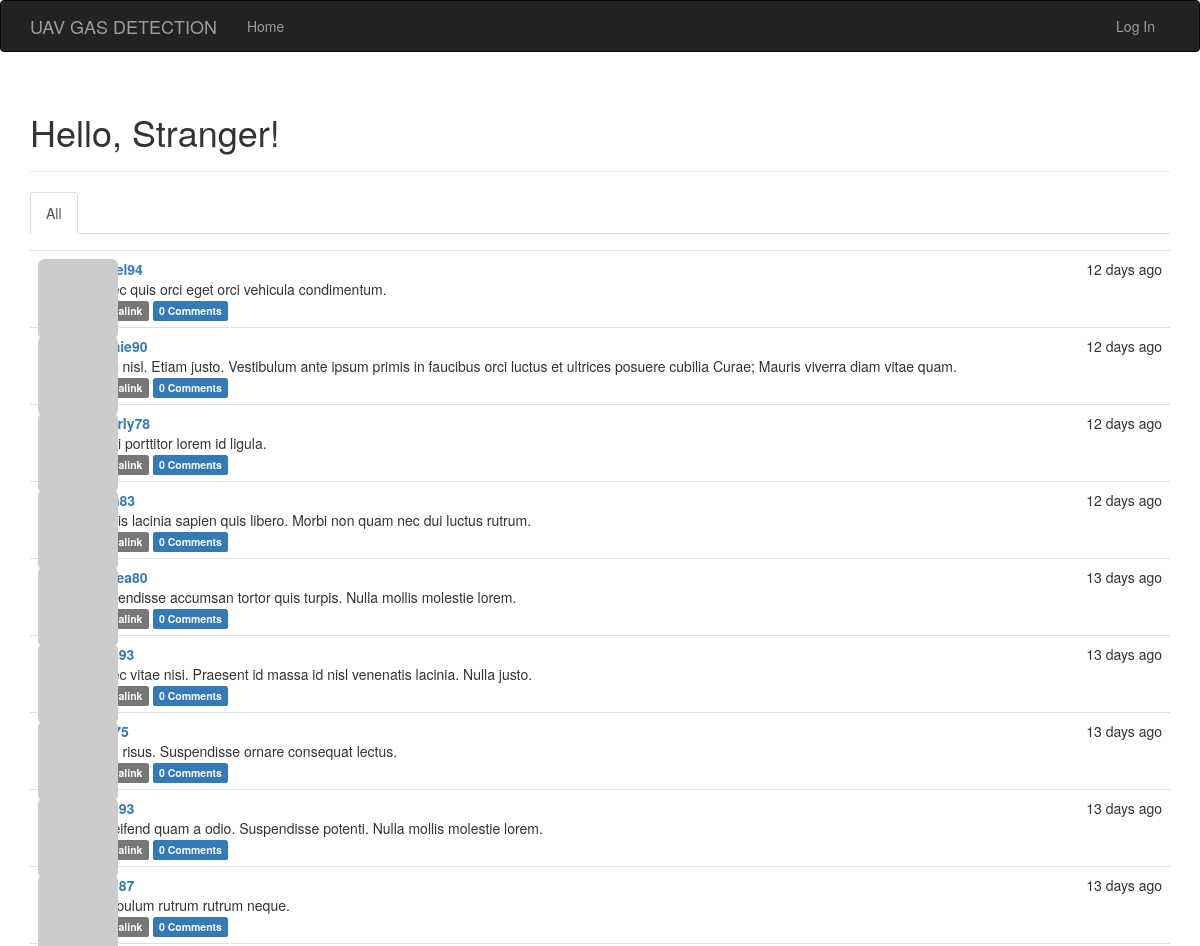
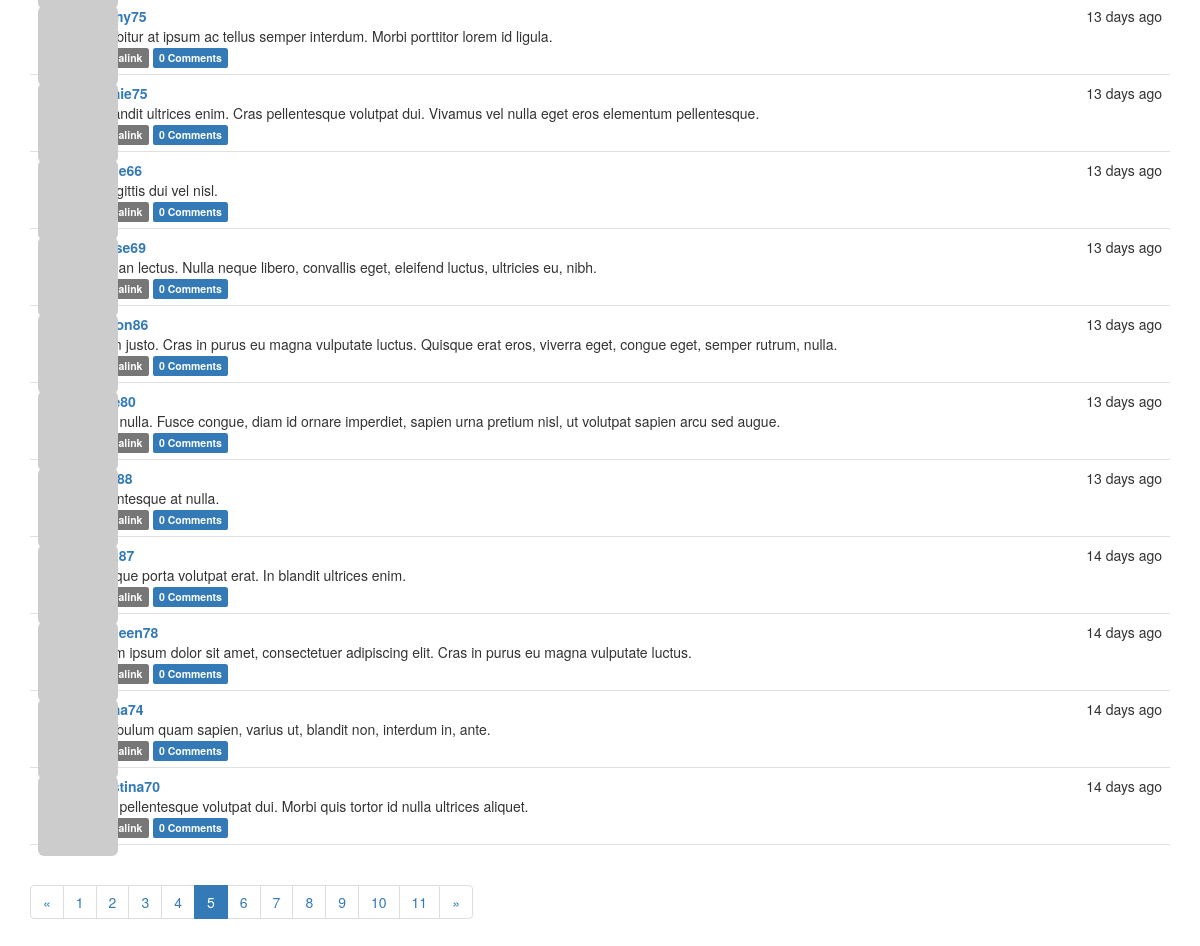
The app's page /?page=5 with its own data (2 pictures, top to bottom).
### app/models.py (models this page shows, shortened)
class Post(db.Model):
    __tablename__ = 'posts'
    id = db.Column(db.Integer, primary_key=True)
    body = db.Column(db.Text)
    body_html = db.Column(db.Text)
    timestamp = db.Column(db.DateTime, index=True, default=datetime.utcnow)
    author_id = db.Column(db.Integer, db.ForeignKey('users.id'))
    comments = db.relationship('Comment', backref='post', lazy='dynamic')

class User(UserMixin,db.Model):
    __tablename__ = 'users'
    id = db.Column(db.Integer,primary_key=True)
    email = db.Column(db.String(64),unique=True,index=True)
    username = db.Column(db.String(64),unique=True,index=True)
    role_id = db.Column(db.Integer,db.ForeignKey('roles.id'))
    password_hash =db.Column(db.String(128))
    confirmed = db.Column(db.Boolean,default=False)
    name = db.Column(db.String(64))
    location = db.Column(db.String(64))
    about_me = db.Column(db.Text())
    member_since = db.Column(db.DateTime(), default=datetime.utcnow)
    last_seen = db.Column(db.DateTime(), default=datetime.utcnow)
    avatar_hash = db.Column(db.String(32))
    posts = db.relationship('Post', backref='author', lazy='dynamic')
    followed = db.relationship('Follow',
                               foreign_keys=[Follow.follower_id],
                               backref=db.backref('follower', lazy='joined'),
                               lazy='dynamic',
                               cascade='all, delete-orphan')
    followers = db.relationship('Follow',
                                foreign_keys=[Follow.followed_id],
                                backref=db.backref('followed', lazy='joined'),
                                lazy='dynamic',
                                cascade='all, delete-orphan')
    comments = db.relationship('Comment', backref='author', lazy='dynamic')
    @property
    def password(self):
        raise AttributeError('password is not a readable attribute')
    def gravatar(self, size=100, default='identicon', rating='g'):
        if request.is_secure:
            url = 'https://secure.gravatar.com/avatar'
        else:
            url = 'http://www.gravatar.com/avatar'
        hash = self.avatar_hash or self.gravatar_hash()
        return '{url}/{hash}?s={size}&d={default}&r={rating}'.format(
            url=url, hash=hash, size=size, default=default, rating=rating)

### app/main/views.py (the view)
@main.route('/', methods=['GET', 'POST'])
def index():
    form = PostForm()
    if current_user.can(Permission.WRITE) and form.validate_on_submit():
        post = Post(body=form.body.data,author=current_user._get_current_object())
        db.session.add(post)
        db.session.commit()
        return redirect(url_for('.index'))
    page = request.args.get('page', 1, type=int)
    show_followed = False
    if current_user.is_authenticated:
        show_followed = bool(request.cookies.get('show_followed', ''))
    if show_followed:
        query = current_user.followed_posts
    else:
        query = Post.query
    pagination = query.order_by(Post.timestamp.desc()).paginate(
        page, per_page=current_app.config['FLASKY_POSTS_PER_PAGE'],
        error_out=False)
    posts = pagination.items
    return render_template('index.html',
            form=form,posts=posts,show_followed=show_followed,pagination=pagination)

### app/auth/views.py (called while the page is built)
@auth.before_app_request
def before_request():
    if current_user.is_authenticated:
        current_user.ping()
        if not current_user.confirmed and request.endpoint[:5] != 'auth.':
            return redirect(url_for('auth.unconfirmed'))

@auth.before_app_request
def before_request():
    if current_user.is_authenticated \
            and not current_user.confirmed \
            and request.endpoint[:5] != 'auth.'\
            and request.endpoint != 'static':
        return redirect(url_for('auth.unconfirmed'))

### app/main/__init__.py (called while the page is built)
@main.app_context_processor
def inject_permissions():
    return dict(Permission=Permission)

### app/models.py (called while the page is built)
    def can(self, permissions):
        return False

    def is_administrator(self):
        return False

### app/templates/index.html (shortened to what this page needs)
{% extends "base.html" %}
{% import "bootstrap/wtf.html" as wtf %}
{% import "_macros.html" as macros %}
{% block page_content %}
<div class="page-header">
    <h1>Hello, {% if current_user.is_authenticated %}{{ current_user.username }}{% else %}Stranger{% endif %}!</h1>
</div>
<div class="post-tabs">
    <ul class="nav nav-tabs">
        <li{% if not show_followed %} class="active"{% endif %}><a href="{{ url_for('.show_all') }}">All</a></li>
    </ul>
    {% include '_posts.html' %}
</div>
{% if pagination %}
<div class="pagination">
    {{ macros.pagination_widget(pagination, '.index') }}
</div>
{% endif %}
{% endblock %}

### app/templates/_posts.html (shortened to what this page needs)
<ul class="posts">
    {% for post in posts %}
    <li class="post">
        <div class="post-thumbnail">
            <a href="{{ url_for('.user', username=post.author.username) }}">
                <img class="img-rounded profile-thumbnail" src="{{ post.author.gravatar(size=40) }}">
            </a>
        </div>
        <div class="post-content">
            <div class="post-date">{{ moment(post.timestamp).fromNow() }}</div>
            <div class="post-author"><a href="{{ url_for('.user', username=post.author.username) }}">{{ post.author.username }}</a></div>
            <div class="post-body">
                {% if post.body_html %}
                    {{ post.body_html | safe }}
                {% else %}
                    {{ post.body }}
                {% endif %}
            </div>
            <div class="post-footer">
                <a href="{{ url_for('.post', id=post.id) }}">
                    <span class="label label-default">Permalink</span>
                </a>
                <a href="{{ url_for('.post', id=post.id) }}#comments">
                    <span class="label label-primary">{{ post.comments.count() }} Comments</span>
                </a>
            </div>
        </div>
    </li>
    {% endfor %}
</ul>

### app/static/styles.css (style rules this page uses)
.profile-thumbnail { position: absolute; }
ul.posts { list-style-type: none; padding: 0px; margin: 16px 0px 0px 0px; border-top: 1px solid #e0e0e0; }
ul.posts li.post { padding: 8px; border-bottom: 1px solid #e0e0e0; }
div.post-date { float: right; }
div.post-author { font-weight: bold; }
div.post-thumbnail { position: absolute; }
div.post-content { margin-left: 48px; min-height: 48px; }

### records on screen
Post: timestamp "12 days ago", body "Donec quis orci eget orci vehicula condimentum.", comments.count "0"
Post: timestamp "12 days ago", body "Nunc nisl. Etiam justo. Vestibulum ante ipsum primis in faucibus orci luctus et ultrices posuere cubilia Curae; Mauris viverra diam vitae quam.", comments.count "0"
Post: timestamp "12 days ago", author.username "beverly78", body "Morbi porttitor lorem id ligula.", comments.count "0"
Post: timestamp "12 days ago", body "Mauris lacinia sapien quis libero. Morbi non quam nec dui luctus rutrum.", comments.count "0"
Post: timestamp "13 days ago", body "Suspendisse accumsan tortor quis turpis. Nulla mollis molestie lorem.", comments.count "0"
Post: timestamp "13 days ago", body "Donec vitae nisi. Praesent id massa id nisl venenatis lacinia. Nulla justo.", comments.count "0"
Post: timestamp "13 days ago", body "Proin risus. Suspendisse ornare consequat lectus.", comments.count "0"
Post: timestamp "13 days ago", body "In eleifend quam a odio. Suspendisse potenti. Nulla mollis molestie lorem.", comments.count "0"
Post: timestamp "13 days ago", body "Vestibulum rutrum rutrum neque.", comments.count "0"
Post: timestamp "13 days ago", body "Curabitur at ipsum ac tellus semper interdum. Morbi porttitor lorem id ligula.", comments.count "0"
Post: timestamp "13 days ago", body "In blandit ultrices enim. Cras pellentesque volutpat dui. Vivamus vel nulla eget eros elementum pellentesque.", comments.count "0"
Post: timestamp "13 days ago", body "In sagittis dui vel nisl.", comments.count "0"
Post: timestamp "13 days ago", body "Aenean lectus. Nulla neque libero, convallis eget, eleifend luctus, ultricies eu, nibh.", comments.count "0"
Post: timestamp "13 days ago", body "Etiam justo. Cras in purus eu magna vulputate luctus. Quisque erat eros, viverra eget, congue eget, semper rutrum, nulla.", comments.count "0"
Post: timestamp "13 days ago", body "Nam nulla. Fusce congue, diam id ornare imperdiet, sapien urna pretium nisl, ut volutpat sapien arcu sed augue.", comments.count "0"
Post: timestamp "13 days ago", body "Pellentesque at nulla.", comments.count "0"
Post: timestamp "14 days ago", body "Quisque porta volutpat erat. In blandit ultrices enim.", comments.count "0"
Post: timestamp "14 days ago", author.username "kathleen78", body "Lorem ipsum dolor sit amet, consectetuer adipiscing elit. Cras in purus eu magna vulputate luctus.", comments.count "0"
Post: timestamp "14 days ago", body "Vestibulum quam sapien, varius ut, blandit non, interdum in, ante.", comments.count "0"
Post: timestamp "14 days ago", author.username "christina70", body "Cras pellentesque volutpat dui. Morbi quis tortor id nulla ultrices aliquet.", comments.count "0"

### other values on screen
{{ p }} "1" "2" "3" "4" "6" "7" "8" "9" "10" "11"
{{ p }} "5"
